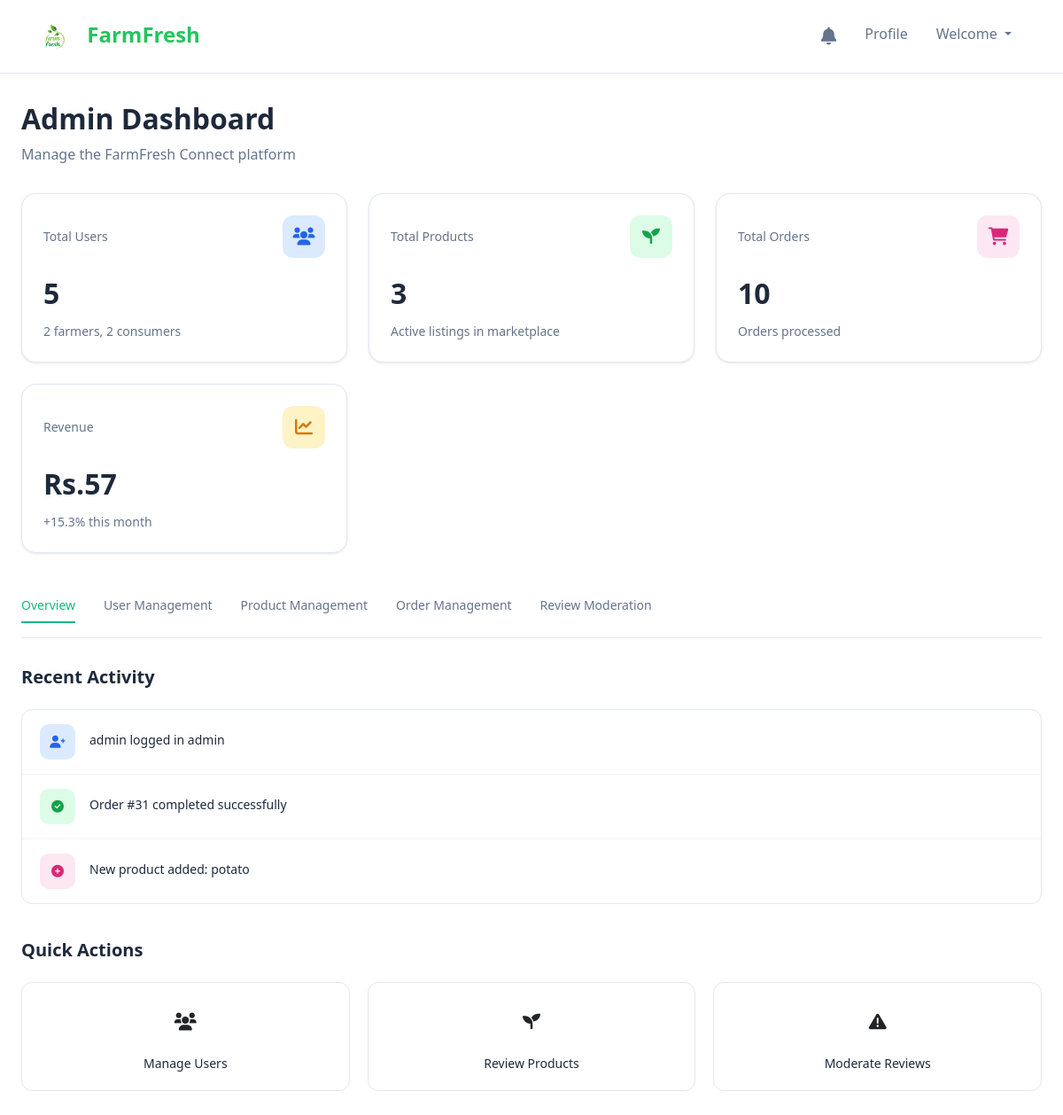
/admin/dashboard.php (signed in), run on the app's committed database.
### tables this page shows
CREATE TABLE `users` (
  `user_id` int(11) NOT NULL,
  `username` varchar(100) DEFAULT NULL,
  `email` varchar(100) DEFAULT NULL,
  `password` varchar(100) DEFAULT NULL,
  `first_name` varchar(100) DEFAULT NULL,
  `last_name` varchar(100) DEFAULT NULL,
  `phone` varchar(20) DEFAULT NULL,
  `address` varchar(255) DEFAULT NULL,
  `city` varchar(100) DEFAULT NULL,
  `state` varchar(100) DEFAULT NULL,
  `zipcode` varchar(20) DEFAULT NULL,
  `role` enum('farmer','consumer','admin') NOT NULL,
  `created_at` datetime DEFAULT current_timestamp(),
  `updated_at` datetime DEFAULT current_timestamp() ON UPDATE current_timestamp(),
  `profile_image` varchar(255) DEFAULT NULL,
  `is_active` tinyint(1) DEFAULT 1,
  `bio` text DEFAULT NULL
);

CREATE TABLE `orders` (
  `order_id` int(11) NOT NULL,
  `consumer_id` int(11) DEFAULT NULL,
  `total_amount` decimal(10,2) DEFAULT NULL,
  `status` enum('pending','processing','shipped','delivered','canceled') DEFAULT 'pending',
  `order_date` datetime DEFAULT current_timestamp(),
  `shipping_address` varchar(255) DEFAULT NULL,
  `shipping_city` varchar(100) DEFAULT NULL,
  `shipping_state` varchar(100) DEFAULT NULL,
  `shipping_zipcode` varchar(20) DEFAULT NULL,
  `payment_method` varchar(50) DEFAULT NULL,
  `transaction_id` varchar(100) DEFAULT NULL,
  `updated_at` datetime DEFAULT current_timestamp() ON UPDATE current_timestamp()
);

CREATE TABLE `products` (
  `product_id` int(11) NOT NULL,
  `seller_id` int(11) DEFAULT NULL,
  `category_id` int(11) DEFAULT NULL,
  `name` varchar(100) DEFAULT NULL,
  `description` text DEFAULT NULL,
  `price` decimal(10,2) DEFAULT 0.00,
  `quantity_available` int(11) DEFAULT NULL,
  `unit` varchar(50) DEFAULT NULL,
  `organic` tinyint(1) DEFAULT 0,
  `image_url` varchar(255) DEFAULT NULL,
  `created_at` datetime DEFAULT current_timestamp(),
  `updated_at` datetime DEFAULT current_timestamp() ON UPDATE current_timestamp(),
  `is_available` tinyint(1) DEFAULT 1,
  `quantity` int(11) NOT NULL DEFAULT 0,
  `stock` int(11) NOT NULL DEFAULT 0,
  `product_image` varchar(255) DEFAULT NULL,
  `status` enum('pending','approved','rejected') DEFAULT 'pending'
);

### admin/dashboard.php (the view, shortened to what this page needs)
<?php
include '../config/db.php';
$users_query = "SELECT COUNT(*) as total_users FROM users";
$users_result = mysqli_query($dbconn, $users_query);
$users_data = mysqli_fetch_assoc($users_result);
$total_users = $users_data['total_users'];
$farmers_query = "SELECT COUNT(*) as total_farmers FROM users WHERE role = 'farmer'";
$farmers_result = mysqli_query($dbconn, $farmers_query);
$farmers_data = mysqli_fetch_assoc($farmers_result);
$total_farmers = $farmers_data['total_farmers'];
$consumers_query = "SELECT COUNT(*) as total_consumers FROM users WHERE role = 'consumer'";
$consumers_result = mysqli_query($dbconn, $consumers_query);
$consumers_data = mysqli_fetch_assoc($consumers_result);
$total_consumers = $consumers_data['total_consumers'];
$products_query = "SELECT COUNT(*) as total_products FROM products";
$products_result = mysqli_query($dbconn, $products_query);
$products_data = mysqli_fetch_assoc($products_result);
$total_products = $products_data['total_products'] ?? 0;
$orders_query = "SELECT COUNT(*) as total_orders FROM orders";
$orders_result = mysqli_query($dbconn, $orders_query);
$orders_data = mysqli_fetch_assoc($orders_result);
$total_orders = $orders_data['total_orders'] ?? 0;
$revenue_query = "SELECT SUM(total_amount) as total_revenue FROM orders WHERE status = 'delivered'";
$revenue_result = mysqli_query($dbconn, $revenue_query);
$revenue_data = mysqli_fetch_assoc($revenue_result);
$total_revenue = $revenue_data['total_revenue'] ?? 0;
$recent_users_query = "SELECT * FROM users ORDER BY created_at DESC LIMIT 5";
$recent_users_result = mysqli_query($dbconn, $recent_users_query);
$recent_products_query = "SELECT p.*, u.username as farmer_name, c.name as category_name
                         FROM products p
                         JOIN users u ON p.seller_id = u.user_id
                         LEFT JOIN categories c ON p.category_id = c.category_id
                         ORDER BY p.created_at DESC LIMIT 5";
$recent_products_result = mysqli_query($dbconn, $recent_products_query);
$recent_orders_query = "SELECT o.*, u.username FROM orders o
                       JOIN users u ON o.consumer_id = u.user_id
                       ORDER BY o.order_date DESC LIMIT 5";
$recent_orders_result = mysqli_query($dbconn, $recent_orders_query);
?>
<!DOCTYPE html>
<html lang="en">
<head>
    <link rel="stylesheet" href="https://cdnjs.cloudflare.com/ajax/libs/font-awesome/6.4.0/css/all.min.css">
</head>
<body>
<?php include '../includes/navbar.php'; ?>
    <div class="dashboard-container">
        <div class="dashboard-header">
            <h1 class="dashboard-title">Admin Dashboard</h1>
            <p class="dashboard-subtitle">Manage the FarmFresh Connect platform</p>
        </div>
        <div class="stats-grid">
            <div class="stat-card">
                <div class="stat-card-header">
                    <div class="stat-title">Total Users</div>
                    <div class="stat-icon users">
                        <i class="fas fa-users"></i>
                    </div>
                </div>
                <div class="stat-value"><?php echo $total_users; ?></div>
                <div class="stat-description"><?php echo $total_farmers; ?> farmers, <?php echo $total_consumers; ?> consumers</div>
            </div>
            <div class="stat-card">
                <div class="stat-card-header">
                    <div class="stat-title">Total Products</div>
                    <div class="stat-icon products">
                        <i class="fas fa-seedling"></i>
                    </div>
                </div>
                <div class="stat-value"><?php echo $total_products; ?></div>
                <div class="stat-description">Active listings in marketplace</div>
            </div>
            <div class="stat-card">
                <div class="stat-card-header">
                    <div class="stat-title">Total Orders</div>
                    <div class="stat-icon orders">
                        <i class="fas fa-shopping-cart"></i>
                    </div>
                </div>
                <div class="stat-value"><?php echo $total_orders; ?></div>
                <div class="stat-description">Orders processed</div>
            </div>
            <div class="stat-card">
                <div class="stat-card-header">
                    <div class="stat-title">Revenue</div>
                    <div class="stat-icon revenue">
                        <i class="fas fa-chart-line"></i>
                    </div>
                </div>
                <div class="stat-value">Rs.<?php echo number_format($total_revenue, 0); ?></div>
                <div class="stat-description">+15.3% this month</div>
            </div>
        </div>
        <div class="navigation-tabs">
            <a href="#" class="nav-tab active">Overview</a>
            <a href="users.php" class="nav-tab">User Management</a>
            <a href="products.php" class="nav-tab">Product Management</a>
            <a href="orders.php" class="nav-tab">Order Management</a>
            <a href="reviews.php" class="nav-tab">Review Moderation</a>
        </div>
        <div class="section">
            <h2 class="section-title">Recent Activity</h2>
            <div class="activity-list">
                <?php
                mysqli_data_seek($recent_users_result, 0);
                $recent_user = mysqli_fetch_assoc($recent_users_result);
                if($recent_user): ?>
                <div class="activity-item">
                    <div class="activity-icon user">
                        <i class="fas fa-user-plus"></i>
                    </div>
                    <div class="activity-content">
                        <div class="activity-title"><?php echo $recent_user['role']; ?> logged in <?php echo htmlspecialchars($recent_user['username']); ?></div>
                    </div>
                </div>
                <?php endif; ?>
                <?php
                mysqli_data_seek($recent_orders_result, 0);
                $recent_order = mysqli_fetch_assoc($recent_orders_result);
                if($recent_order): ?>
                <div class="activity-item">
                    <div class="activity-icon order">
                        <i class="fas fa-check-circle"></i>
                    </div>
                    <div class="activity-content">
                        <div class="activity-title">Order #<?php echo $recent_order['order_id']; ?> completed successfully</div>
                    </div>
                </div>
                <?php endif; ?>
                <?php
                mysqli_data_seek($recent_products_result, 0);
                $recent_product = mysqli_fetch_assoc($recent_products_result);
                if($recent_product): ?>
                <div class="activity-item">
                    <div class="activity-icon product">
                        <i class="fas fa-plus-circle"></i>
                    </div>
                    <div class="activity-content">
                        <div class="activity-title">New product added: <?php echo htmlspecialchars($recent_product['name']); ?></div>
                    </div>
                </div>
                <?php endif; ?>
            </div>
        </div>
        <div class="section">
            <h2 class="section-title">Quick Actions</h2>
            <div class="quick-actions">
                <a href="users.php" class="action-card">
                    <div class="action-icon users">
                        <i class="fas fa-users"></i>
                    </div>
                    <div class="action-title">Manage Users</div>
                </a>
                <a href="products.php" class="action-card">
                    <div class="action-icon products">
                        <i class="fas fa-seedling"></i>
                    </div>
                    <div class="action-title">Review Products</div>
                </a>
                <a href="#" class="action-card">
                    <div class="action-icon warning">
                        <i class="fas fa-exclamation-triangle"></i>
                    </div>
                    <div class="action-title">Moderate Reviews</div>
                </a>
            </div>
        </div>
</body>
</html>

### admin/dashboard.php (style rules this page uses)
* { margin: 0; padding: 0; box-sizing: border-box; }
body { font-family: 'Inter', sans-serif; background-color: #f8fafc; color: #334155; line-height: 1.6; }
.dashboard-container { max-width: 1400px; margin: 0 auto; padding: 32px 24px; }
.dashboard-header { margin-bottom: 32px; }
.dashboard-title { font-size: 2rem; font-weight: 700; color: #1e293b; margin-bottom: 8px; }
.dashboard-subtitle { color: #64748b; font-size: 1rem; }
.stats-grid { display: grid; grid-template-columns: repeat(auto-fit, minmax(280px, 1fr)); gap: 24px; margin-bottom: 40px; }
.stat-card { background: white; border-radius: 16px; padding: 24px; box-shadow: 0 1px 3px rgba(0, 0, 0, 0.1); border: 1px solid #e2e8f0; transition: all 0.3s ease; }
.stat-card-header { display: flex; align-items: center; justify-content: space-between; margin-bottom: 16px; }
.stat-title { font-size: 0.875rem; font-weight: 500; color: #64748b; }
.stat-icon { width: 48px; height: 48px; border-radius: 12px; display: flex; align-items: center; justify-content: center; font-size: 1.25rem; }
.stat-icon.users { background: #dbeafe; color: #2563eb; }
.stat-icon.products { background: #dcfce7; color: #16a34a; }
.stat-icon.orders { background: #fce7f3; color: #db2777; }
.stat-icon.revenue { background: #fef3c7; color: #d97706; }
.stat-value { font-size: 2rem; font-weight: 700; color: #1e293b; margin-bottom: 8px; }
.stat-description { font-size: 0.875rem; color: #64748b; }
.navigation-tabs { display: flex; gap: 32px; margin-bottom: 32px; border-bottom: 1px solid #e2e8f0; padding-bottom: 16px; }
.nav-tab { font-size: 0.875rem; font-weight: 500; color: #64748b; text-decoration: none; padding: 8px 0; border-bottom: 2px solid transparent; transition: all 0.3s ease; }
.nav-tab.active { color: #10b981; border-bottom-color: #10b981; }
.section { margin-bottom: 40px; }
.section-title { font-size: 1.25rem; font-weight: 600; color: #1e293b; margin-bottom: 24px; }
.activity-list { background: white; border-radius: 12px; border: 1px solid #e2e8f0; overflow: hidden; }
.activity-item { display: flex; align-items: center; padding: 16px 20px; border-bottom: 1px solid #f1f5f9; }
.activity-item:last-child { border-bottom: none; }
.activity-icon { width: 40px; height: 40px; border-radius: 10px; display: flex; align-items: center; justify-content: center; margin-right: 16px; font-size: 0.875rem; }
.activity-icon.user { background: #dbeafe; color: #2563eb; }
.activity-icon.order { background: #dcfce7; color: #16a34a; }
.activity-icon.product { background: #fce7f3; color: #db2777; }
.activity-content { flex: 1; }
.activity-title { font-size: 0.875rem; font-weight: 500; color: #1e293b; margin-bottom: 4px; }
.quick-actions { display: grid; grid-template-columns: repeat(auto-fit, minmax(250px, 1fr)); gap: 20px; margin-bottom: 40px; }
.action-card { background: white; border: 1px solid #e2e8f0; border-radius: 12px; padding: 20px; text-align: center; transition: all 0.3s ease; cursor: pointer; text-decoration: none; color: inherit; }
.action-icon { width: 48px; height: 48px; border-radius: 12px; display: flex; align-items: center; justify-content: center; margin: 0 auto 12px; font-size: 1.25rem; }
.action-title { font-size: 0.875rem; font-weight: 500; color: #1e293b; }

### includes/navbar.php (style rules this page uses)
body, html { margin: 0; padding: 0; overflow-x: hidden; }

### data on the page
users: role "admin", username "admin"
orders: order_id "31"
products: name "potato"

### other printed values
$total_users "5"
$total_farmers "2"
$total_consumers "2"
$total_products "3"
$total_orders "10"
$total_revenue "57"
